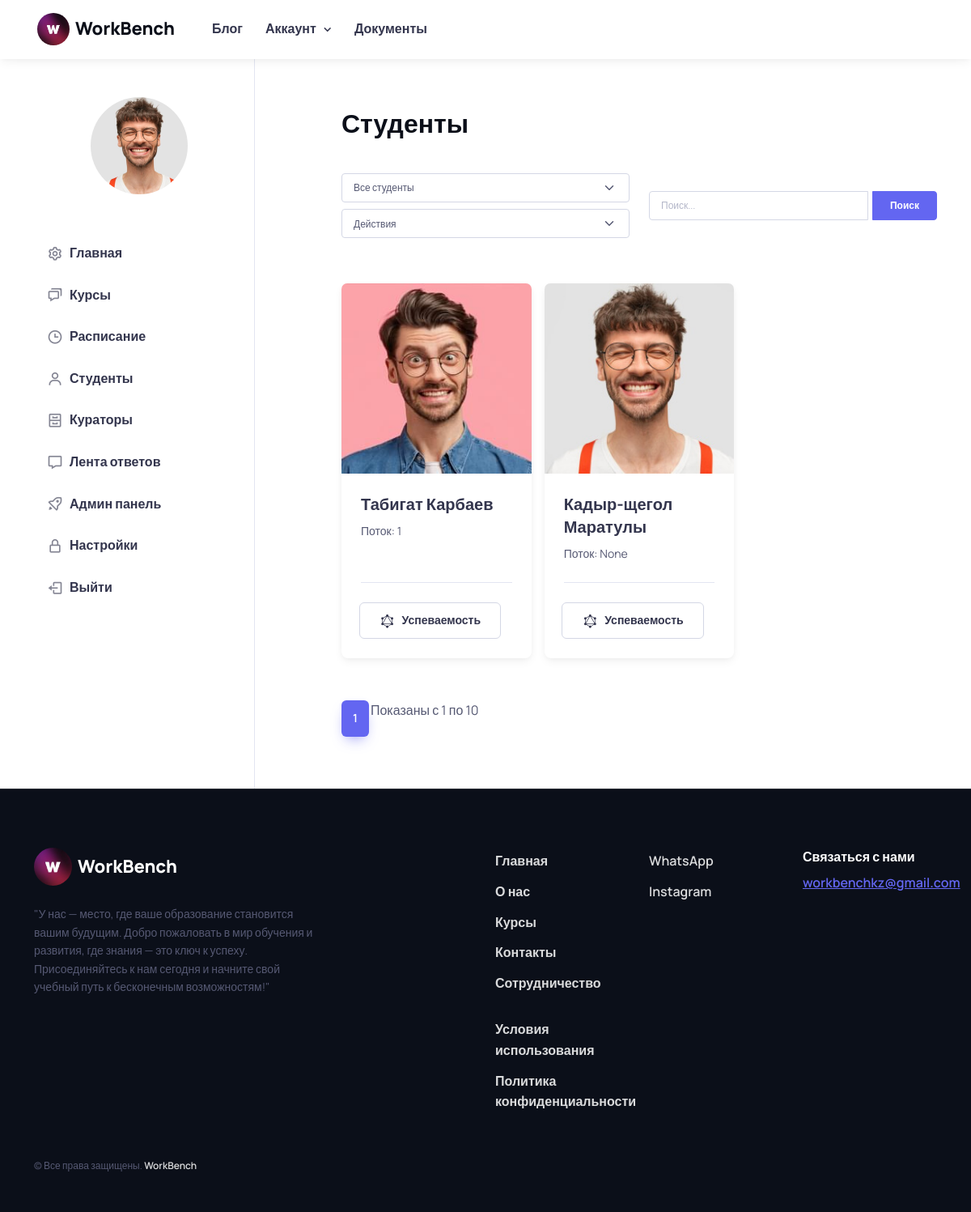
/users/administrator/admin_check/students/, run on the app's committed database.
### users/models.py (models this page shows, shortened)
class User(AbstractUser):
    ROLE_CHOICES = (
        ('student', 'Студент'),
        ('curator', 'Куратор'),
        ('admin', 'Администратор'),
    )
    COUNTRY_CHOICES = (
        ('kz', 'Казахстан'),
        ('ru', 'Россия'),
        ('ukr', 'Украина'),
        ('kg', 'Кыргызстан'),
        ('uz', 'Узбекистан'),
    )
    CITY_CHOICES = (
        ('tse', 'Астана'),
        ('ala', 'Алматы'),
        ('msq', 'Москва'),
        ('kiev', 'Киев'),
        ('bishkek', 'Бишкек'),
        ('tashkent', 'Ташкент'),
    )
    image = models.ImageField(upload_to='users_images', null=True, blank=True)
    role = models.CharField(max_length=10, choices=ROLE_CHOICES, default='student')
    phone = models.CharField(max_length=25, blank=True)
    bio = models.TextField(blank=True, null=True, default='Всем привет! Я ученик компании WorkBench!')
    country = models.CharField(choices=COUNTRY_CHOICES, max_length=15, default='kz')
    city = models.CharField(choices=CITY_CHOICES, max_length=20, default='tse')
    address = models.CharField(blank=True, null=True, default='', max_length=255)
    stream = models.ForeignKey('Stream', on_delete=models.SET_NULL, null=True, blank=True)

class Stream(models.Model):
    number = models.PositiveIntegerField()
    def __str__(self):
        return str(self.number)
    class Meta:
        verbose_name = 'Поток'
        verbose_name_plural = 'Потоки'

### administrator/views.py (the view)
# urls.py: path('admin_check/students/', StudentsCheckAdmin.as_view(), name='students_admin_check'),
class StudentsCheckAdmin(View):
    template_name = 'admin/starter-kit/students.html'
    items_per_page = 10  # Количество студентов на странице
    def get(self, request):
        stream_id = request.GET.get('stream')
        streams = Stream.objects.all()
        selected_stream = None
        students = User.objects.filter(role='student')
        if stream_id:
            selected_stream = get_object_or_404(Stream, id=stream_id)
            students = students.filter(stream=selected_stream)
        paginator = Paginator(students, self.items_per_page)
        page_number = request.GET.get('page')
        students_page = paginator.get_page(page_number)
        return render(request, self.template_name, {
            'students': students_page,
            'streams': streams,
            'selected_stream': selected_stream
        })

### templates/admin/starter-kit/students.html (shortened to what this page needs)
{% extends 'admin/starter-kit/base.html' %}
{% load static %}
          {% block content %}
              <div class="col-md-8 offset-lg-1 pb-5 mb-lg-2 pt-md-5 mt-n3 mt-md-0">
            <div class="ps-md-3 ps-lg-0 mt-md-2 pt-md-4 pb-md-2">
              <div class="d-flex align-items-center justify-content-between pt-xl-1 mb-3 pb-3">
                <h1 class="h2 mb-0">Студенты</h1>
              </div>
              <div class="row align-items-center mb-5">
                <div class="col-md-6 mt-2 text-nowrap">
                    <div id="dataTable_length" class="dataTables_length" aria-controls="dataTable">
                        <form method="get">
                            <div class="mb-2">
                                <label class="form-label d-block">
                                    <select class="form-select form-select-sm" name="stream" id="stream-filter" onchange="this.form.submit()">
                                        <option value="">Все студенты</option>
                                    </select>
                                </label>
                            </div>
                            <div class="mb-2">
                                <label class="form-label d-block">
                                    <select class="form-select form-select-sm" onchange="window.location.href = this.options[this.selectedIndex].value">
                                        <option value="">Действия</option>
                                    </select>
                                </label>
                            </div>
                        </form>
                    </div>
                </div>
                <div class="col-md-6 mb-2 mb-md-0">
                    <form action="{% url 'users:admin:search_students' %}" method="get">
                        <div class="text-md-end dataTables_filter" id="dataTable_filter">
                            <div class="input-group">
                                <input type="search" class="form-control form-control-sm" aria-controls="dataTable" name="q" placeholder="Поиск...">
                                <button class="btn btn-primary btn-sm" type="submit" style="width: 80px; margin-left: 5px;">Поиск</button>
                            </div>
                        </div>
                    </form>
                </div>
            </div>
              <div class="row row-cols-1 row-cols-md-3 row-cols-lg-3 gx-3 gx-lg-3">
                {% for student in students %}
                    <div class="col pb-2 mb-4">
                        <article class="card h-100 border-0 shadow-sm">
                            <div class="position-relative">
                                <a href="{% url 'users:admin:student-profile' pk=student.pk %}" class="d-block position-absolute w-100 h-100 top-0 start-0" aria-label="Cover image"></a>
                                <img src="{% if student.image and student.image.url %}{{ student.image.url }}{% else %}{% static 'student/images/18.jpg' %}{% endif %}" class="card-img-top" alt="Image">
                            </div>
                            <div class="card-body pb-3">
                                <h3 class="h5 mb-2">
                                    <a href="{% url 'users:admin:student-profile' pk=student.pk %}">{{ student.first_name }} {{ student.last_name }}</a>
                                </h3>
                                <p class="fs-sm mb-2">Поток: {{ student.stream }}</p>
                            </div>
                            <div class="card-footer d-flex align-items-center justify-content-center fs-sm text-muted py-4">
                                <a href="{% url 'users:admin:courses:student_progress' student_id=student.id %}" class="btn btn-outline-secondary px-3 px-lg-4 me-3">
                                    <i class="bx bxl-graphql fs-xl me-xl-2"></i>
                                    <span class="d-none d-xl-inline">Успеваемость</span>
                                </a>
                            </div>
                        </article>
                    </div>
                {% endfor %}
              </div>
             <div class="row" style="margin-top: 20px;">
                 <div class="col-md-12">
                     <nav aria-label="Page navigation">
                         <ul class="pagination">
                             {% for num in students.paginator.page_range %}
                                 <li class="page-item {% if num == students.number %}active{% endif %}">
                                     <a class="page-link" href="?page={{ num }}">{{ num }}</a>
                                 </li>
                             {% endfor %}
                             <div class="col-md-6 align-self-center">
                                 <p id="dataTable_info" class="dataTables_info" role="status" aria-live="polite">Показаны с 1 по 10</p>
                             </div>
                         </ul>
                     </nav>
                 </div>
             </div>
            </div>
          </div>
          {% endblock %}

### data on the page
User: image (picture), first_name "Табигат", last_name "Карбаев", stream "1"
User: first_name "Кадыр-щегол", last_name "Маратулы", stream "None"

### other printed values
{{ num }} "1"
